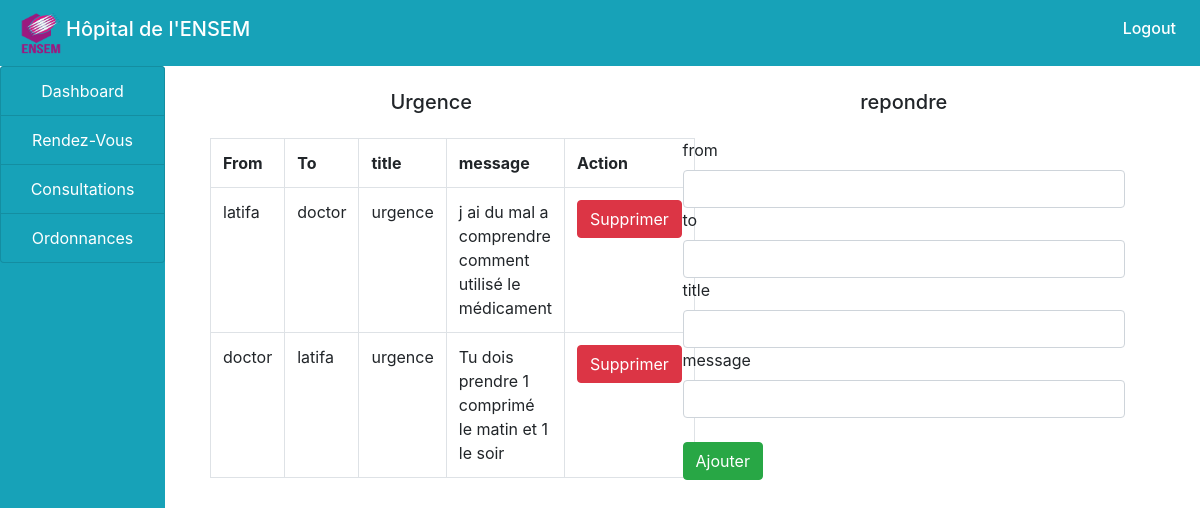
The app's page /Cabinet_Médical/patient/urgence.php with its own data.
### tables this page shows
CREATE TABLE `consultation` (
  `ID` int(11) NOT NULL AUTO_INCREMENT,
  `username` varchar(50) NOT NULL,
  `title` varchar(50) NOT NULL,
  `message` varchar(200) NOT NULL,
  `date_send` varchar(100) NOT NULL,
  `profile` varchar(100) NOT NULL,
  `from` varchar(100) NOT NULL,
  `to` varchar(100) NOT NULL,
  PRIMARY KEY (`ID`)
);

### Cabinet_Médical/patient/urgence.php (the view, shortened to what this page needs)
<!doctype html>
<html >
<head>
</head>
<body>
  <?php
  include("../include/header.php");
  include("../include/connection.php");
  ?>
  <div class="container-fluid">
  <div class="col-md-12">
  <div class="row">
  <div class="col-md-2" style="margin-left: -30px;">
  <?php
  include("sidenav.php");
  ?>
  </div>
  <div class="col-md-10">
  <div class="col-md-12">
  <div class="row">
  <div class="col-md-6">
  <h5 class="text-center my-4">Urgence</h5>
  <?php
  $query="SELECT * FROM consultation WHERE title ='urgence'";
  $res=mysqli_query($connect,$query);
  $output="
    <table class='table  table-bordered'>
    <tr>
    <th>From</th>
    <th>To</th>
    <th>title</th>
    <th>message</th>
    <th style='width:10%;'>Action</th>
    </tr>
    ";
  while($row=mysqli_fetch_array($res)){
    $ID=$row['ID'];
    $from=$row['from'];
    $to=$row['to'];
    $title=$row['title'];
    $message=$row['message'];
    $output .="
    <tr>
    <td>$from</td>
    <td>$to</td>
    <td>$title</td>
    <td>$message</td>
    <td>
    <a href='urgence.php?ID=$ID'><button ID='$ID' class='btn btn-danger remove'>Supprimer</button></a>
    </td>
    ";
  }
  $output .="
  </tr>
  </table>
";
    echo $output;
  ?>
  </div>
  <div class="col-md-6">
  <h5 class="text-center my-4">repondre</h5>
  <form method="post" enctype="multipart/form-data">
  <div class="from-group">
  <label>from</label>
  <input type="text" name="from" class="form-control" autocomplete="off">
  </div>
  <div class="from-group">
  <label>to</label>
  <input type="text" name="to" class="form-control" >
  </div>
  <div class="from-group">
  <label>title</label>
  <input type="text" name="title" class="form-control" autocomplete="off">
  </div>
  <div class="from-group">
  <label>message</label>
  <input type="text" name="message" class="form-control" ><br>
  </div>
  <input type="submit" name="add" value="Ajouter" class="btn btn-success">
  </form>
  </div>
  </div>
</body>
</html>

### records on screen
consultation: from "latifa", to "doctor", title "urgence", message "j ai du mal a comprendre comment utilisé le médicament"
consultation: from "doctor", to "latifa", title "urgence", message "Tu dois prendre 1 comprimé le matin et 1 le soir"
